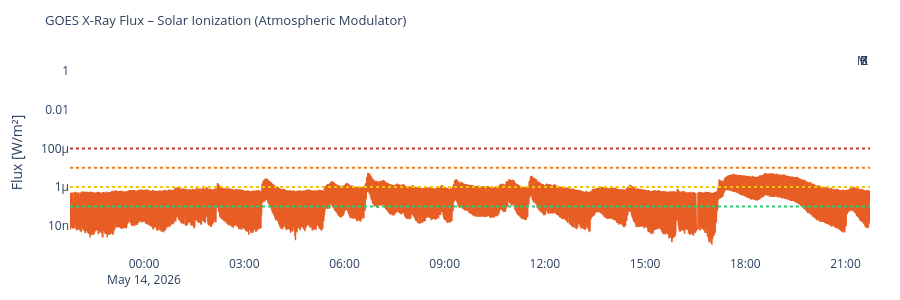

Source (notebook cell):
### Code cell
# ============================================================
# X-RAY FLUX (GOES) – Solar ionization as atmospheric modulator
# ============================================================

if raw['xray']:
    df_x = pd.DataFrame(raw['xray'])
    tc   = next((c for c in df_x.columns if 'time' in c.lower()), df_x.columns[0])
    fc   = next((c for c in df_x.columns
                 if any(k in c.lower() for k in ['flux','long','energy']) and c != tc),
                df_x.columns[1])
    df_x['time'] = pd.to_datetime(df_x[tc])
    df_x['flux'] = pd.to_numeric(df_x[fc], errors='coerce')
    df_x = df_x.dropna(subset=['flux']).sort_values('time')

    fig = go.Figure()
    fig.add_trace(go.Scatter(
        x=df_x['time'], y=df_x['flux'],
        line=dict(color='#E85D24', width=1.5), name='X-Ray Flux'
    ))
    for lvl, lbl, col in [
        (1e-4,'X','#c0392b'), (1e-5,'M','#e67e22'),
        (1e-6,'C','#f1c40f'), (1e-7,'B','#2ecc71')
    ]:
        fig.add_hline(y=lvl, line_dash='dot', line_color=col,
                      annotation_text=lbl)
    fig.update_layout(
        title=dict(text='GOES X-Ray Flux – Solar Ionization (Atmospheric Modulator)', font=dict(size=13)),
        yaxis=dict(type='log', title='Flux [W/m²]'),
        height=300, plot_bgcolor='rgba(0,0,0,0)', paper_bgcolor='rgba(0,0,0,0)',
        margin=dict(l=70, r=30, t=50, b=40), showlegend=False
    )
    fig.show()

### Figure 1 — Plotly figure (JSON) as saved in the notebook; plotly's stock layout.template omitted (floating-point values rounded to 4 significant figures; data arrays with more than 128 entries replaced by an {"elided": "..."} marker saying what was removed)
{"data": [{"line": {"color": "#E85D24", "width": 1.5}, "name": "X-Ray Flux", "type": "scatter", "x": {"elided": "2872 str values"}, "y": {"elided": "2872 float values"}}], "layout": {"annotations": [{"showarrow": false, "text": "X", "x": 1, "xanchor": "right", "xref": "x domain", "y": 0.0001, "yanchor": "bottom", "yref": "y"}, {"showarrow": false, "text": "M", "x": 1, "xanchor": "right", "xref": "x domain", "y": 1e-05, "yanchor": "bottom", "yref": "y"}, {"showarrow": false, "text": "C", "x": 1, "xanchor": "right", "xref": "x domain", "y": 1e-06, "yanchor": "bottom", "yref": "y"}, {"showarrow": false, "text": "B", "x": 1, "xanchor": "right", "xref": "x domain", "y": 1e-07, "yanchor": "bottom", "yref": "y"}], "height": 300, "margin": {"b": 40, "l": 70, "r": 30, "t": 50}, "paper_bgcolor": "rgba(0,0,0,0)", "plot_bgcolor": "rgba(0,0,0,0)", "shapes": [{"line": {"color": "#c0392b", "dash": "dot"}, "type": "line", "x0": 0, "x1": 1, "xref": "x domain", "y0": 0.0001, "y1": 0.0001, "yref": "y"}, {"line": {"color": "#e67e22", "dash": "dot"}, "type": "line", "x0": 0, "x1": 1, "xref": "x domain", "y0": 1e-05, "y1": 1e-05, "yref": "y"}, {"line": {"color": "#f1c40f", "dash": "dot"}, "type": "line", "x0": 0, "x1": 1, "xref": "x domain", "y0": 1e-06, "y1": 1e-06, "yref": "y"}, {"line": {"color": "#2ecc71", "dash": "dot"}, "type": "line", "x0": 0, "x1": 1, "xref": "x domain", "y0": 1e-07, "y1": 1e-07, "yref": "y"}], "showlegend": false, "title": {"font": {"size": 13}, "text": "GOES X-Ray Flux – Solar Ionization (Atmospheric Modulator)"}, "yaxis": {"title": {"text": "Flux [W/m²]"}, "type": "log"}}}
